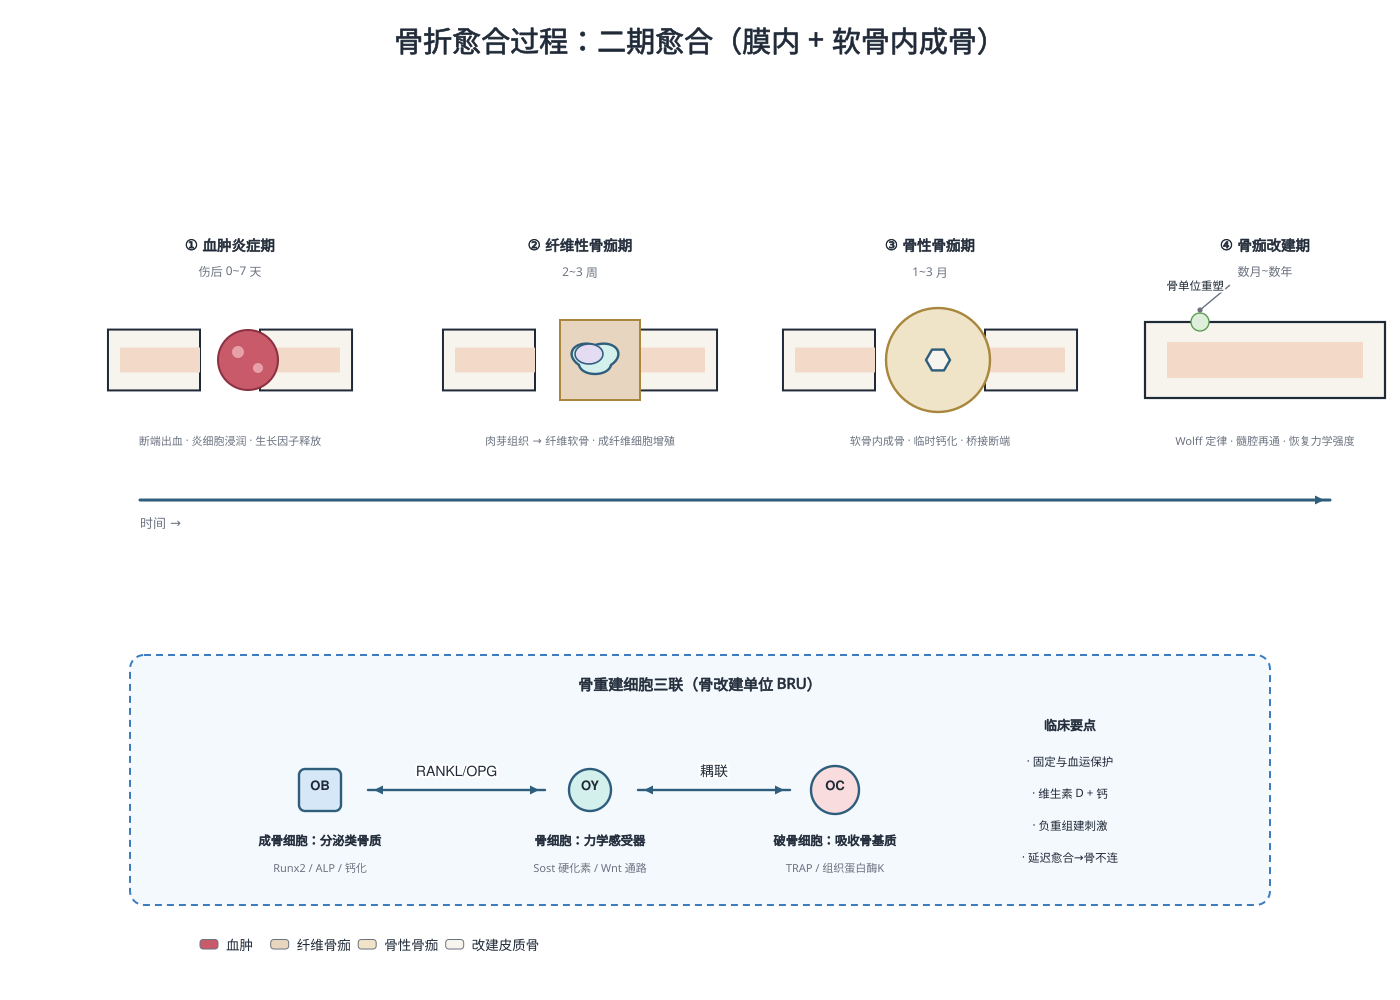

Here is the Python script that generated this plot:
# -*- coding: utf-8 -*-
"""骨科：骨折愈合四期（血肿→骨痂→改建）与骨细胞（中心锚点版）"""
import os, sys
sys.path.insert(0, r"C:\Users\Administrator\.workbuddy\skills\medical-illustration\scripts")
from bio_graphics import Canvas, C, leader_label

OUT = os.path.expanduser("~/.workbuddy/skills/medical-illustration/assets/examples/disciplines")
os.makedirs(OUT, exist_ok=True)

c = Canvas(1400, 1000)
c.title("骨折愈合过程：二期愈合（膜内 + 软骨内成骨）", size=29)

def bone_pair(x, y, s, gap):
    """两段骨干, x 为断口中心"""
    W, H = 118 * s, 78 * s
    for side in (-1, 1):
        ox = x + side * (gap / 2)
        x0 = ox - W if side < 0 else ox
        c.rect(x0, y - H / 2, W, H, fill="#F7F4EE", stroke=C["ink"], width=2.0)
        c.rect(x0 + (12 if side < 0 else 0), y - H / 2 + 18, W - 12, H - 36, fill="#F3D9C8")

# ---------- 四期 ----------
# ① 血肿
c.text(230, 250, "① 血肿炎症期", size=14.5, bold=True)
c.text(230, 276, "伤后 0~7 天", size=12, fill=C["gray"])
bone_pair(230, 360, 0.78, 60)
c.circle(248, 360, 30, fill="#C85A6A", stroke="#8a3040", width=2.0)
c.circle(238, 352, 6, fill="#E8A0A8")
c.circle(258, 368, 5, fill="#E8A0A8")
c.text(230, 445, "断端出血 · 炎细胞浸润 · 生长因子释放", size=11, fill=C["gray"])

# ② 纤维性骨痂
c.text(580, 250, "② 纤维性骨痂期", size=14.5, bold=True)
c.text(580, 276, "2~3 周", size=12, fill=C["gray"])
bone_pair(580, 360, 0.78, 90)
c.rect(560, 320, 80, 80, fill="#E8D5C0", stroke="#A8873C", width=2.0)
c.add("fibroblast", 595, 358, w=40, h=26, label=None)
c.text(580, 445, "肉芽组织 → 纤维软骨 · 成纤维细胞增殖", size=11, fill=C["gray"])

# ③ 骨性骨痂
c.text(930, 250, "③ 骨性骨痂期", size=14.5, bold=True)
c.text(930, 276, "1~3 月", size=12, fill=C["gray"])
bone_pair(930, 360, 0.78, 110)
c.circle(938, 360, 52, fill="#EFE3C8", stroke="#A8873C", width=2.4)
c.add("protein_blob", 938, 360, r=12, shape="hexagon", fill="#F7F4EE", label=None)
c.text(930, 445, "软骨内成骨 · 临时钙化 · 桥接断端", size=11, fill=C["gray"])

# ④ 改建
c.text(1265, 250, "④ 骨痂改建期", size=14.5, bold=True)
c.text(1265, 276, "数月~数年", size=12, fill=C["gray"])
c.rect(1145, 322, 240, 76, fill="#F7F4EE", stroke=C["ink"], width=2.2)
c.rect(1167, 342, 196, 36, fill="#F3D9C8")
c.circle(1200, 322, 9, fill=C["green_l"], stroke=C["green"], width=1.4)
c.raw(leader_label(1200, 310, 1230, 285, "骨单位重塑", size=11.5))
c.text(1265, 445, "Wolff 定律 · 髓腔再通 · 恢复力学强度", size=11, fill=C["gray"])

# 时间轴
c.arrow(140, 500, 1330, 500, kind="activation", width=3.0)
c.text(140, 528, "时间 →", size=13, fill=C["gray"], anchor="start")

# ---------- 骨重建细胞三联 ----------
c.add("group_box", 700, 780, w=1140, h=250, label=None, color=C["blue"], fill="#F4F9FE")
c.text(700, 690, "骨重建细胞三联（骨改建单位 BRU）", size=15, bold=True)
c.add("protein_blob", 320, 790, r=21, shape="square", fill=C["blue_l"], label=None)
c.text(320, 790, "OB", size=13, bold=True)
c.text(320, 845, "成骨细胞：分泌类骨质", size=12.3, bold=True)
c.text(320, 872, "Runx2 / ALP / 钙化", size=11, fill=C["gray"])
c.arrow(368, 790, 545, 790, kind="bidirectional", label="RANKL/OPG")
c.add("protein_blob", 590, 790, r=21, shape="circle", fill=C["teal_l"], label=None)
c.text(590, 790, "OY", size=13, bold=True)
c.text(590, 845, "骨细胞：力学感受器", size=12.3, bold=True)
c.text(590, 872, "Sost 硬化素 / Wnt 通路", size=11, fill=C["gray"])
c.arrow(638, 790, 790, 790, kind="bidirectional", label="耦联")
c.add("protein_blob", 835, 790, r=24, shape="circle", fill=C["red_l"], label=None)
c.text(835, 790, "OC", size=13, bold=True)
c.text(835, 845, "破骨细胞：吸收骨基质", size=12.3, bold=True)
c.text(835, 872, "TRAP / 组织蛋白酶K", size=11, fill=C["gray"])
c.text(1070, 730, "临床要点", size=13, bold=True)
for i, t in enumerate(["固定与血运保护", "维生素 D + 钙", "负重组建刺激", "延迟愈合→骨不连"]):
    c.text(1070, 765 + i * 32, "· " + t, size=11.5)

c.add("legend_row", 200, 950, items=[("#C85A6A", "血肿"), ("#E8D5C0", "纤维骨痂"),
                                     ("#EFE3C8", "骨性骨痂"), ("#F7F4EE", "改建皮质骨")], size=13.5)

c.save(os.path.join(OUT, "fracture_healing.svg"))
c.export(os.path.join(OUT, "fracture_healing"), formats=("png",), dpi=300)
print("fracture done")
